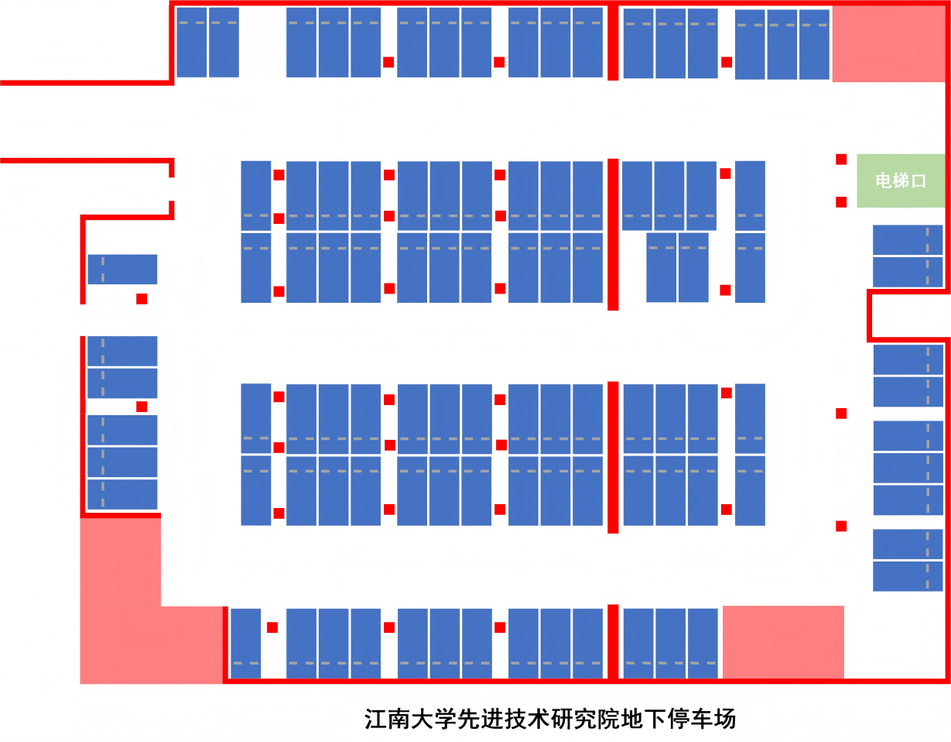
#> input picture auto_parking/server_ws/src/server_python/server_python/map2.png, 951 x 742 px, shrunk from 1229 x 958 before the run, found by its file name
$ python image.py
#> lines starting #> are read from the running program, lines starting #| are printed output that depends on the picture; after the words box and inside, x2 and y2 are one past the last pixel; in counts of white or black regions, pixels touching at a corner belong together
import cv2
import numpy as np

# 读取图像
# image = cv2.imread('/home/www/auto_parking/auto_parking_ws/better/EI/pdf/ei_map.png')
image = cv2.imread('/home/www/auto_parking/server_ws/src/server_python/server_python/map2.png')
#> image is the input picture: shape (742, 951, 3); mean B, G, R 219, 195.9, 198.5

hsv = cv2.cvtColor(image, cv2.COLOR_BGR2HSV)
#> hsv: shape (742, 951, 3); mean H, S, V 36.3, 63.9, 235

# 设定蓝色 HSV 范围（可根据图像微调）
lower_blue = np.array([100, 100, 50])
upper_blue = np.array([140, 255, 255])

# 生成蓝色掩码
mask = cv2.inRange(hsv, lower_blue, upper_blue)
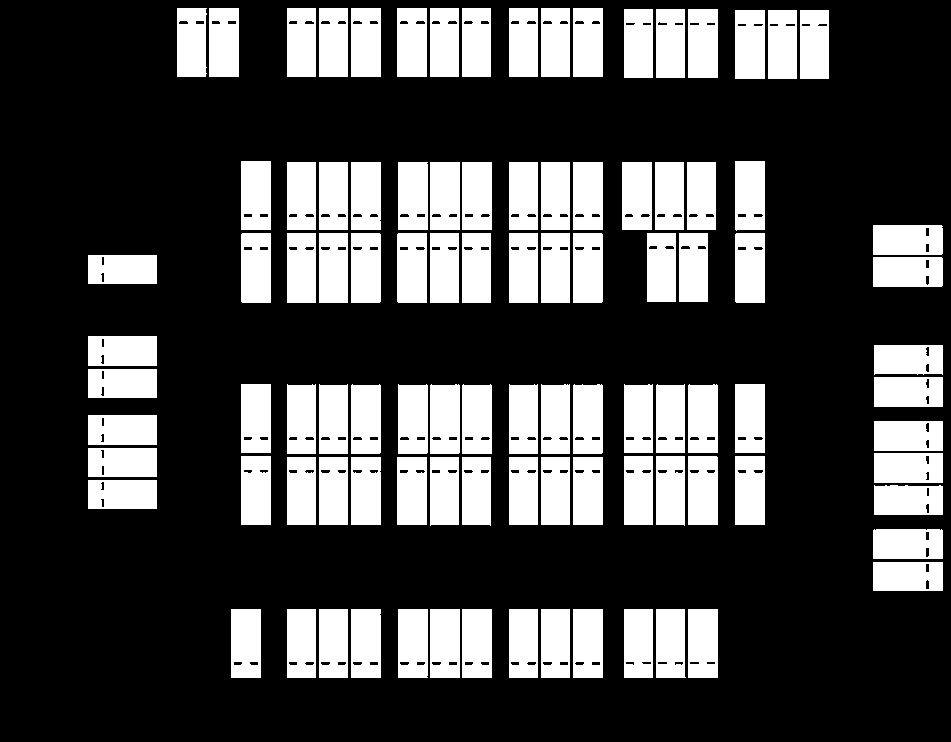
#> mask: shape (742, 951); 28.2% white; 100 white regions

# 查找轮廓
contours, _ = cv2.findContours(mask, cv2.RETR_EXTERNAL, cv2.CHAIN_APPROX_SIMPLE)
#> contours = 100 contours; largest, box (x1, y1, x2, y2) and area: (873, 257, 943, 287) 2000, (735, 233, 765, 303) 2000, (573, 233, 603, 303) 2000, (397, 233, 427, 303) 2000, (351, 233, 381, 303) 2000

# 创建拷贝用于绘制
output = image.copy()

# 灰色虚线颜色
line_color = (128, 128, 128)

# 处理每个蓝色方框
for cnt in contours:
    x, y, w, h = cv2.boundingRect(cnt)

    # 将方框区域填充为白色（或你想要的背景色）
    output[y:y+h, x:x+w] = 255  # 变为白色

    # 绘制灰色虚线边框
    step = 15  # 虚线间隔
    for i in range(x, x + w, step):
        cv2.line(output, (i, y), (i + 5, y), line_color, 3)         # 上边
        cv2.line(output, (i, y + h), (i + 5, y + h), line_color, 3) # 下边
    for j in range(y, y + h, step):
        cv2.line(output, (x, j), (x, j + 5), line_color, 3)         # 左边
        cv2.line(output, (x + w, j), (x + w, j + 5), line_color, 3) # 右边
#> this loop made 100 passes
#> (cnt, x, y, w, h) on passes 1, 3, 4, 5, 6, 7, 8, 11, 12, 13: ([[688, 609], [688, 677], [717, 677], [717, 609]], 688, 609, 30, 69), ([[624, 609], [624, 677], [652, 677], [652, 609]], 624, 609, 29, 69), ([[573, 609], [573, 677], [602, 677], [602, 609]], 573, 609, 30, 69), ([[541, 609], [541, 677], [569, 677], [569, 609]], 541, 609, 29, 69), ([[509, 609], [509, 677], [537, 677], [537, 609]], 509, 609, 29, 69), ([[462, 609], [462, 677], [491, 677], [491, 609]], 462, 609, 30, 69), ([[430, 609], [430, 677], [459, 677], [459, 609]], 430, 609, 30, 69), ([[319, 609], [319, 677], [347, 677], [347, 609]], 319, 609, 29, 69), ([[287, 609], [287, 677], [315, 677], [315, 609]], 287, 609, 29, 69), ([[231, 609], [231, 677], [260, 677], [260, 609]], 231, 609, 30, 69)
#> (x, y, w, h) on passes 2, 9, 10, 15, 16, 21: (656, 609, 30, 69), (398, 609, 30, 69), (351, 609, 30, 69), (873, 529, 70, 30), (874, 485, 69, 30), (462, 457, 29, 69)
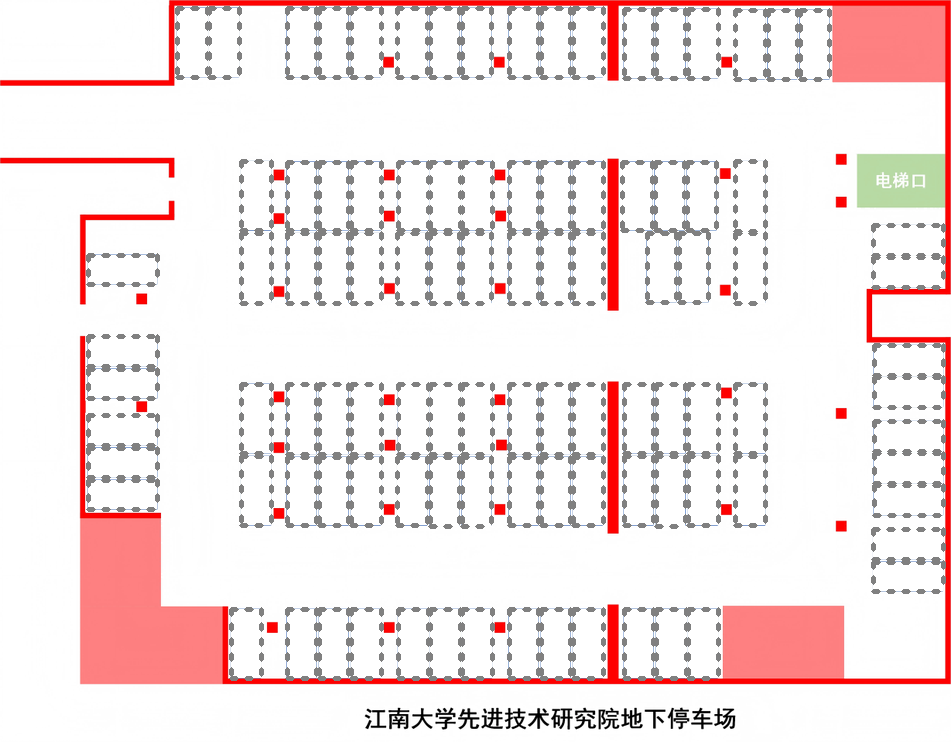
#> output: shape (742, 951, 3); mean B, G, R 228.7, 228.8, 244

gray_image = cv2.cvtColor(output,  cv2.COLOR_BGR2GRAY)
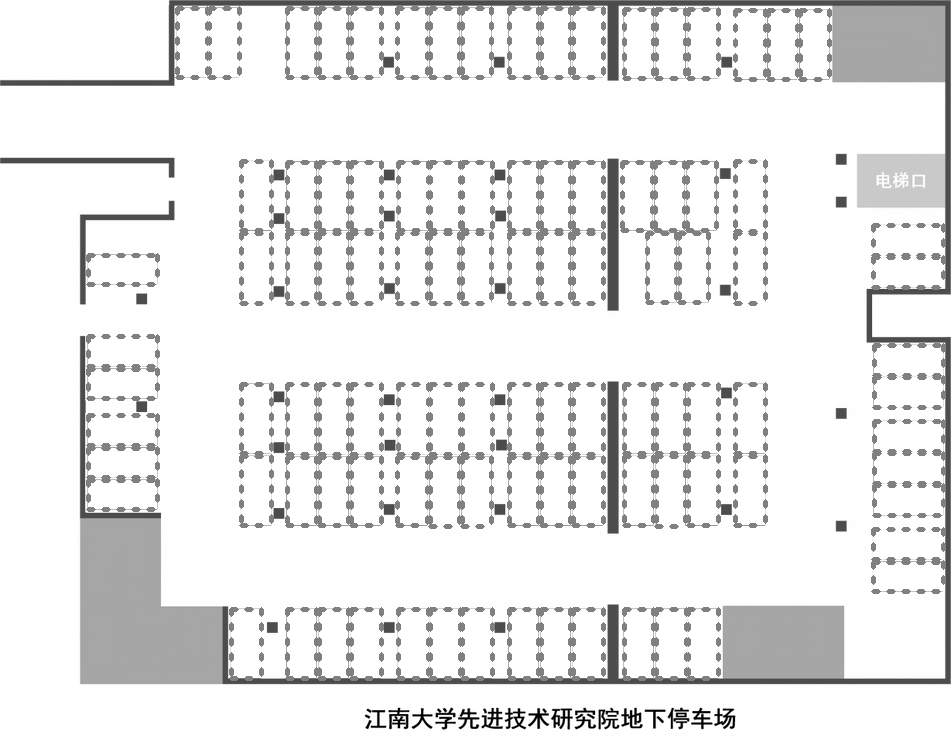
#> gray_image: shape (742, 951); min 0, max 255, mean 233.3

# 显示图像
cv2.imshow('Gray Boxed Image', gray_image)
cv2.waitKey(0)
cv2.destroyAllWindows()
